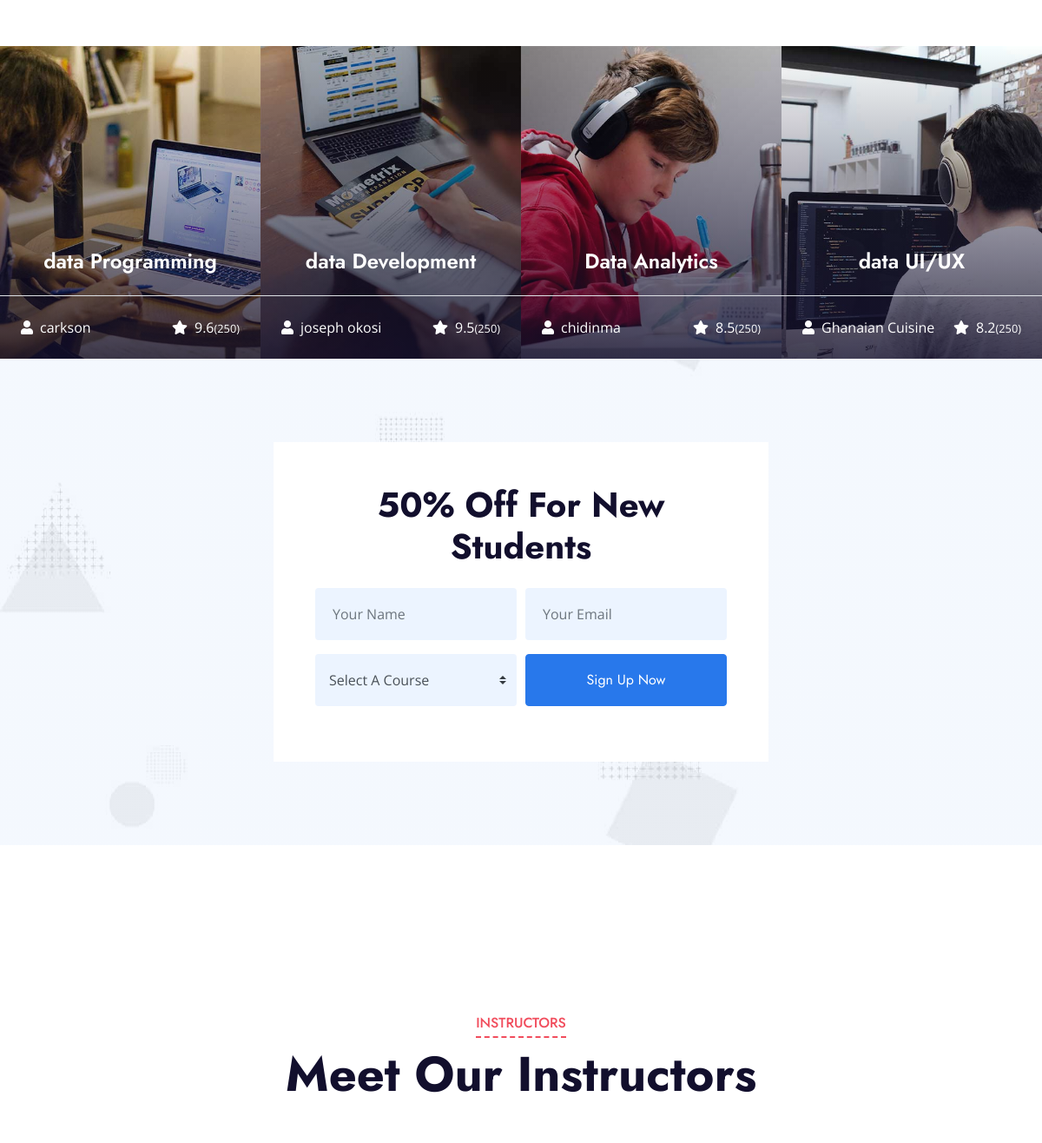
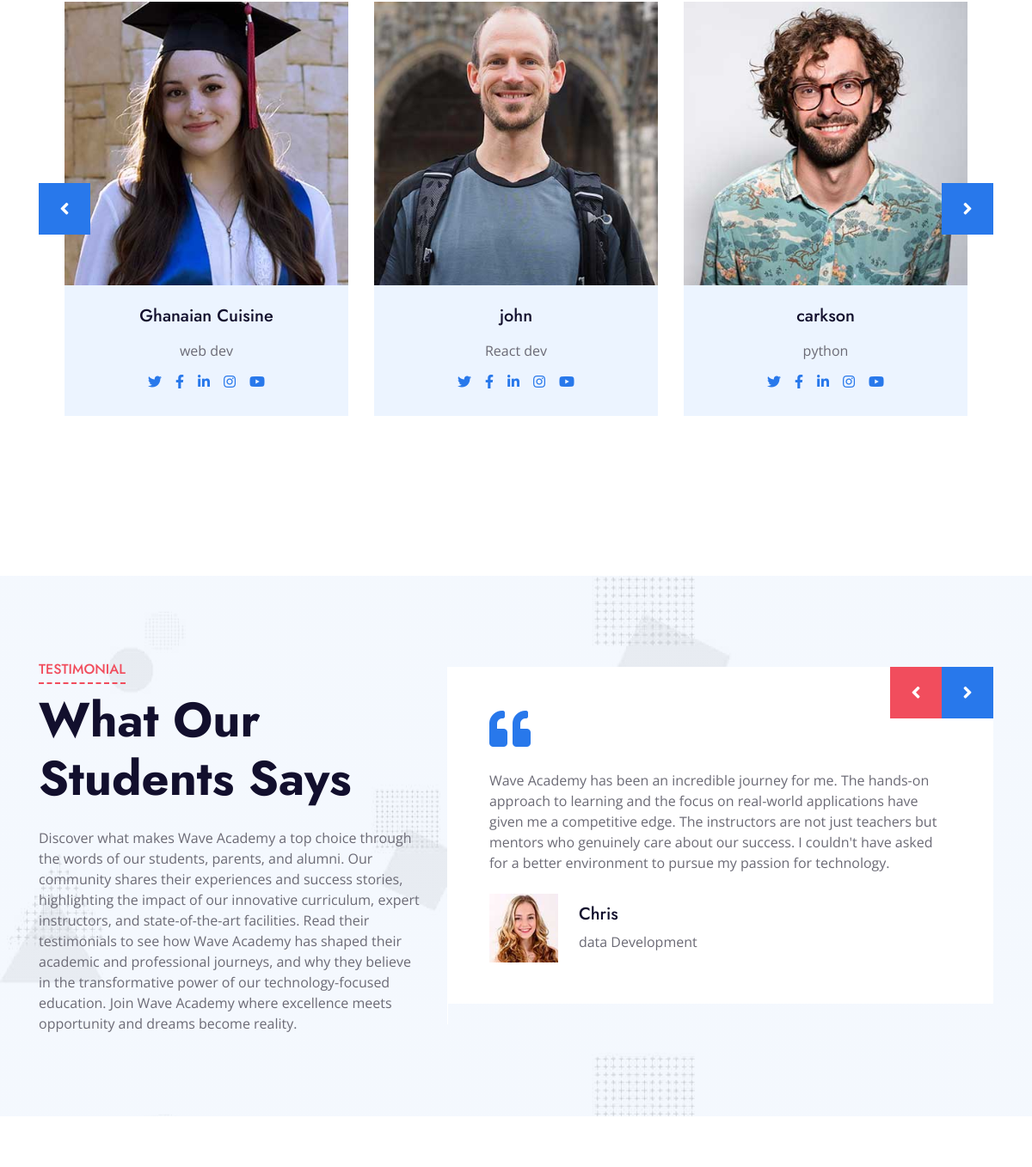
Before: / (middle part) with the older database file (2 pictures, top to bottom).
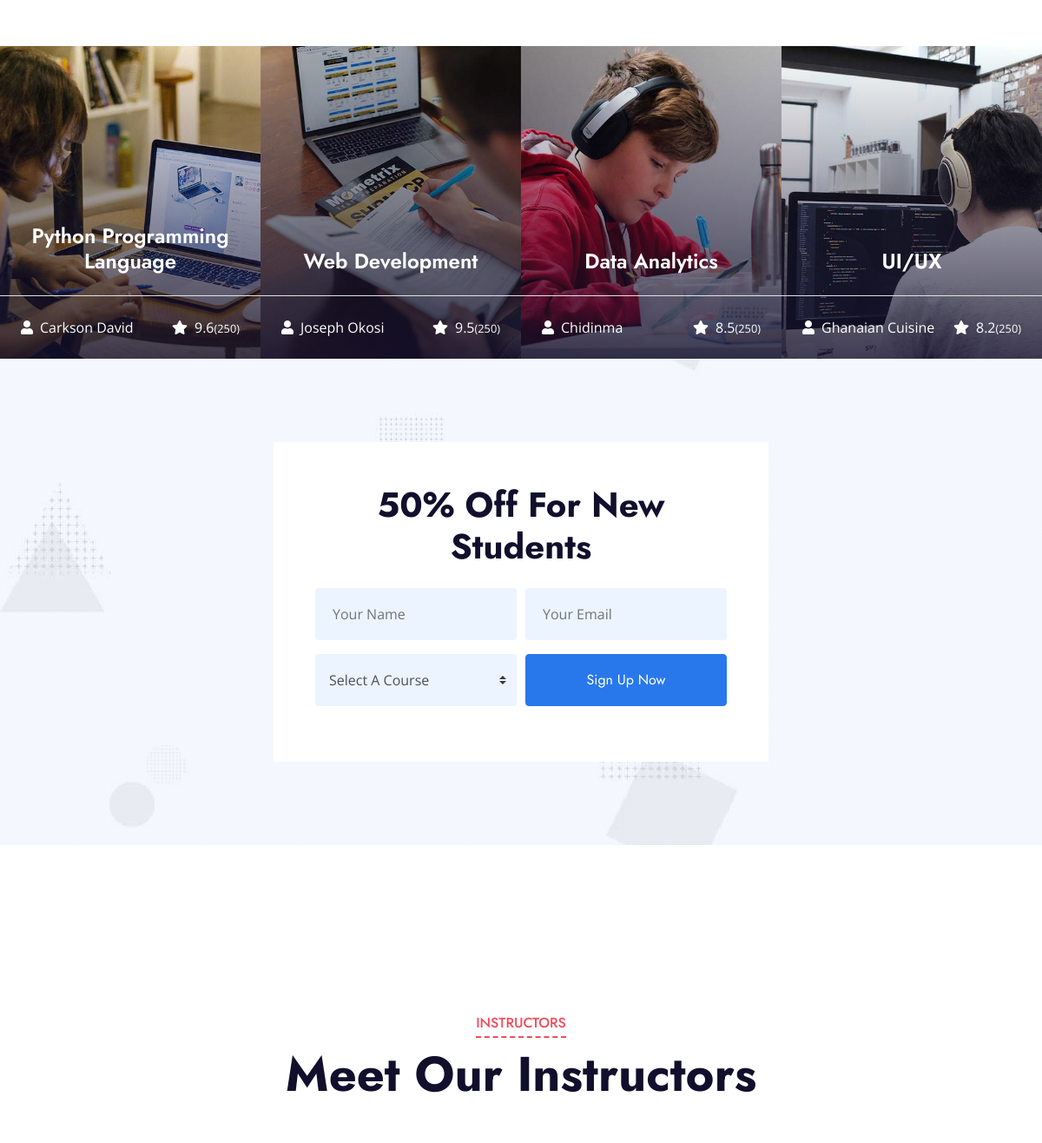
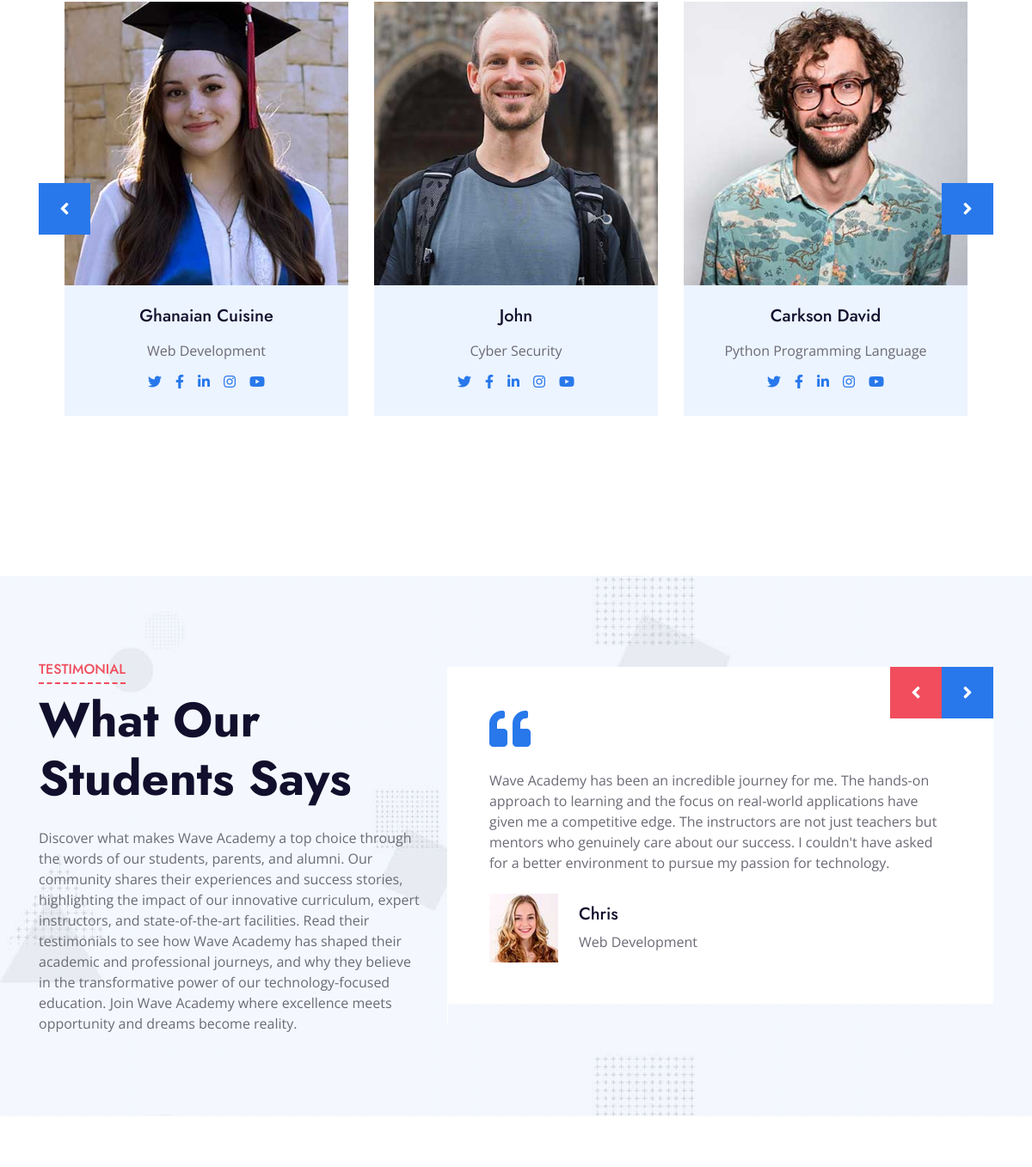
After: the same page with the newer database file (2 pictures, top to bottom).
### core/models.py (models this page shows, shortened)
class ReleaseCoure(models.Model):
    image = models.ImageField(upload_to='course/')
    name = models.CharField(max_length=500)
    instructor = models.ForeignKey('Instructors', on_delete=models.CASCADE)
    description = models.TextField()
    description2 = models.TextField()
    rating = models.FloatField()
    lectures = models.CharField(max_length=100)
    duration = models.CharField(max_length=100)
    skill_level = models.CharField(max_length=200)
    language = models.CharField(max_length=250)
    course_price = models.CharField(max_length=100)
    def __str__(self):
        return self.name

class Instructors(models.Model):
    image = models.ImageField(upload_to='instructors')
    name = models.CharField(max_length=300)
    course = models.CharField(max_length=700)
    x = models.CharField(max_length=500)
    facebook = models.CharField(max_length=500)
    linkedin = models.CharField(max_length=500)
    instagram = models.CharField(max_length=500)
    youtube = models.CharField(max_length=500)
    def __str__(self):
        return self.name

class Testimonial(models.Model):
    title = models.CharField(max_length=1000)
    description = models.TextField()

class testimonialSlider(models.Model):
    image = models.ImageField(upload_to='about_images/')
    name = models.CharField(max_length=1000)
    msg = models.TextField()
    course = models.ForeignKey(ReleaseCoure, on_delete=models.CASCADE)

### core/views.py (the view, shortened to what this page needs)
# urls.py: path('', views.index, name='index'),
def index(request):
    course_form = CourseRegistrationForm()
    contact_form = ContactForm()
    aboutcontent = AboutContent.objects.first()
    festurecontent = FeatureContent.objects.first()
    intructor = Instructors.objects.all()
    course = ReleaseCoure.objects.all()
    testslider = testimonialSlider.objects.all()
    testimonial = Testimonial.objects.first()
    location = OurLocation.objects.first()
    context = {
        'aboutcontent': aboutcontent,
        'festurecontent': festurecontent,
        'intructor': intructor,
        'course': course,
        'course_form': course_form,
        'contact_form': contact_form,
        'testimonial': testimonial,
        'location': location,
        'testslider': testslider,
    }
    return render(request, 'index.html', context)

### core/forms.py (shortened to what this page needs)
class CourseRegistrationForm(forms.Form):
  name = forms.CharField(required=True)
  email = forms.EmailField(required=True)
  course = forms.ModelChoiceField(queryset=None, empty_label="Select A Course", required=True)
  def __init__(self, *args, **kwargs):
    super(CourseRegistrationForm, self).__init__(*args, **kwargs)
    courses = ReleaseCoure.objects.all()
    self.fields['course'].queryset = courses

class ContactForm(forms.Form):
  name = forms.CharField(max_length=200)
  email = forms.EmailField(max_length=1000)
  subject = forms.CharField(max_length=100)
  message = forms.CharField(widget=forms.Textarea)

### core/templates/index.html (shortened to what this page needs)
{% extends 'base.html' %}
{% load static %}
{% block content %}
    <div class="container-fluid px-0 py-5">
        <div class="row mx-0 justify-content-center pt-5">
            <div class="col-lg-6">
            </div>
        </div>
        <div class="owl-carousel courses-carousel">
            {% for i in course %}
            <div class="courses-item position-relative">
                <img class="img-fluid" src="{{ i.image.url }}" alt="">
                <div class="courses-text">
                    <h4 class="text-center text-white px-3">{{ i.name }}</h4>
                    <div class="border-top w-100 mt-3">
                        <div class="d-flex justify-content-between p-4">
                            <span class="text-white"><i class="fa fa-user mr-2"></i>{{ i.instructor }}</span>
                            <span class="text-white"><i class="fa fa-star mr-2"></i>{{ i.rating }}<small>(250)</small></span>
                        </div>
                    </div>
                </div>
            </div>
            {% endfor %}
        </div>
        <div class="row justify-content-center bg-image mx-0 mb-5">
            <div class="col-lg-6 py-5">
                <div class="bg-white p-5 my-5">
                    <h1 class="text-center mb-4">50% Off For New Students</h1>
                    <form action="{% url 'index' %}" method="post">
                        <div class="form-row">
                            <div class="col-sm-6">
                                <div class="form-group">
                                    <input type="text" name="name" class="form-control bg-light border-0" placeholder="Your Name" style="padding: 30px 20px;" required>
                                </div>
                            </div>
                            <div class="col-sm-6">
                                <div class="form-group">
                                    <input type="email" name="email" class="form-control bg-light border-0" placeholder="Your Email" style="padding: 30px 20px;" required>
                                </div>
                            </div>
                        </div>
                        <div class="form-row">
                            <div class="col-sm-6">
                                <div class="form-group">
                                    <select name="course" class="custom-select bg-light border-0 px-3" id="course" style="height: 60px;" required>
                                        <option value="">Select A Course</option>
                                    </select>
                                </div>
                            </div>
                            <div class="col-sm-6">
                                <button class="btn btn-primary btn-block" type="submit" name="register_course" style="height: 60px;">Sign Up Now</button>
                            </div>
                        </div>
                    </form>
                </div>
            </div>
        </div>
    </div>
    <div class="container-fluid py-5">
        <div class="container py-5">
            <div class="section-title text-center position-relative mb-5">
                <h6 class="d-inline-block position-relative text-secondary text-uppercase pb-2">Instructors</h6>
                <h1 class="display-4">Meet Our Instructors</h1>
            </div>
            <div class="owl-carousel team-carousel position-relative" style="padding: 0 30px;">
                {% for i in intructor %}
                <div class="team-item">
                    <img class="img-fluid w-100" src="{{ i.image.url }}" alt="{{ i.name }}">
                    <div class="bg-light text-center p-4">
                        <h5 class="mb-3">{{ i.name }}</h5>
                        <p class="mb-2">{{ i.course }}</p>
                        <div class="d-flex justify-content-center">
                            <a class="mx-1 p-1" href="{{ i.x }}"><i class="fab fa-twitter"></i></a>
                            <a class="mx-1 p-1" href="{{ i.facebook }}"><i class="fab fa-facebook-f"></i></a>
                            <a class="mx-1 p-1" href="{{ i.linkedin }}"><i class="fab fa-linkedin-in"></i></a>
                            <a class="mx-1 p-1" href="{{ i.instagram }}"><i class="fab fa-instagram"></i></a>
                            <a class="mx-1 p-1" href="{{ i.youtube }}"><i class="fab fa-youtube"></i></a>
                        </div>
                    </div>
                </div>
                {% endfor %}
            </div>
        </div>
    </div>
    <div class="container-fluid bg-image py-5" style="margin: 90px 0;">
        <div class="container py-5">
            <div class="row align-items-center">
                <div class="col-lg-5 mb-5 mb-lg-0">
                    <div class="section-title position-relative mb-4">
                        <h6 class="d-inline-block position-relative text-secondary text-uppercase pb-2">Testimonial</h6>
                        <h1 class="display-4">{{ testimonial.title }}</h1>
                    </div>
                    <p class="m-0">{{ testimonial.description}}</p>
                </div>
                <div class="col-lg-7">
                    <div class="owl-carousel testimonial-carousel">
                        {% for i in testslider %}
                        <div class="bg-white p-5">
                            <i class="fa fa-3x fa-quote-left text-primary mb-4"></i>
                            <p>{{ i.msg }}</p>
                            <div class="d-flex flex-shrink-0 align-items-center mt-4">
                                <img class="img-fluid mr-4" src="{{ i.image.url }}" alt="">
                                <div>
                                    <h5>{{ i.name }}</h5>
                                    <span>{{ i.course }}</span>
                                </div>
                            </div>
                        </div>
                        {% endfor %}
                    </div>
                </div>
            </div>
        </div>
    </div>
{% endblock %}

### core/templates/base.html (shortened to what this page needs)
<!DOCTYPE html>
<html lang="en">
    {% load static %}
<head>
    <link href="https://cdnjs.cloudflare.com/ajax/libs/font-awesome/5.10.0/css/all.min.css" rel="stylesheet">
    <link href="https://stackpath.bootstrapcdn.com/bootstrap/4.5.2/css/bootstrap.min.css" rel="stylesheet">
    <link href="{% static "lib/owlcarousel/assets/owl.carousel.min.css" %}" rel="stylesheet">
    <link href="{% static "css/style.css" %}" rel="stylesheet">
</head>
<body>
    {% block content %}{% endblock %}
</body>
</html>

Changed rows visible on the page:
changed ReleaseCoure: name "data Programming" → "Python Programming Language"; instructor "carkson" → "Carkson David"
changed ReleaseCoure: name "data Development" → "Web Development"; instructor "joseph okosi" → "Joseph Okosi"
changed ReleaseCoure "Data Analytics": instructor "chidinma" → "Chidinma"
changed ReleaseCoure "Ghanaian Cuisine": name "data UI/UX" → "UI/UX"
changed Instructors "Ghanaian Cuisine": course "web dev" → "Web Development"
changed Instructors: name "john" → "John"; course "React dev" → "Cyber Security"
changed Instructors: name "carkson" → "Carkson David"; course "python" → "Python Programming Language"
changed through a linked row, testimonialSlider "Chris": course "data Development" → "Web Development"
